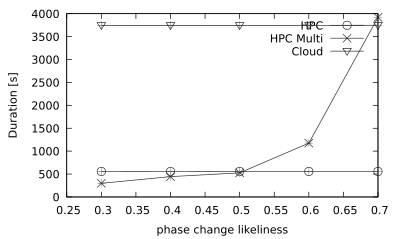

Reproduce this figure in gnuplot.
#set term png size 800,400
#set output 'by-likeliness-duration.png'

set terminal pdf size 4,2.4
set output 'by-likeliness-duration.pdf'

#x axis formatting
set xlabel 'phase change likeliness'

#y axis formatting
set ylabel 'Duration [s]'

# styles
set style line 1 \
    linecolor rgb '#303030' \
    linetype 1 linewidth 1.0 \
    pointtype 6 pointsize 1.0
set style line 2 \
    linecolor rgb '#303030' \
    linetype 1 linewidth 1.0 \
    pointtype 25 pointsize 1.0
set style line 3 \
    linecolor rgb '#A0A0A0' \
    linetype 1 linewidth 1
set style line 4 \
    linecolor rgb '#303030' \
    linetype 1 linewidth 1.0 \
    pointtype 17 pointsize 1.0

set autoscale

plot \
    "by-likeliness-duration-hpc.csv" using 1:2:3 with errorbars ls 3 notitle, "" using 1:2 with linespoints ls 1 title 'HPC', \
    "by-likeliness-duration-hpcmulti.csv" using 1:2:3 with errorbars ls 3 notitle, "" using 1:2 with linespoints ls 4 title 'HPC Multi', \
    "by-likeliness-duration-uninet.csv" using 1:2:3 with errorbars ls 3 notitle, "" using 1:2 with linespoints ls 2 title 'Cloud'
